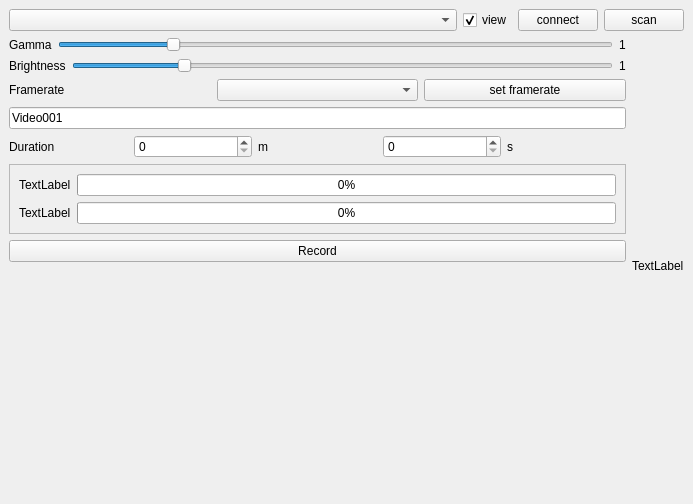
<?xml version="1.0" encoding="UTF-8"?>
<ui version="4.0">
 <class>TileMapWidget</class>
 <widget class="QDockWidget" name="TileMapWidget">
  <property name="geometry">
   <rect>
    <x>0</x>
    <y>0</y>
    <width>693</width>
    <height>504</height>
   </rect>
  </property>
  <widget class="QWidget" name="dockWidgetContents">
   <layout class="QGridLayout" name="gridLayout_2">
    <item row="0" column="0" colspan="2">
     <layout class="QHBoxLayout" name="horizontalLayout_3">
      <item>
       <widget class="QComboBox" name="comboBoxCameras">
        <property name="sizePolicy">
         <sizepolicy hsizetype="Expanding" vsizetype="Fixed">
          <horstretch>2</horstretch>
          <verstretch>0</verstretch>
         </sizepolicy>
        </property>
       </widget>
      </item>
      <item>
       <widget class="QCheckBox" name="checkBoxViewCamera">
        <property name="text">
         <string>view</string>
        </property>
        <property name="checked">
         <bool>true</bool>
        </property>
       </widget>
      </item>
      <item>
       <widget class="QPushButton" name="buttonConnectCamera">
        <property name="text">
         <string>connect</string>
        </property>
       </widget>
      </item>
      <item>
       <widget class="QPushButton" name="buttonScanCameras">
        <property name="text">
         <string>scan</string>
        </property>
       </widget>
      </item>
     </layout>
    </item>
    <item row="1" column="0">
     <layout class="QVBoxLayout" name="verticalLayout">
      <item>
       <layout class="QHBoxLayout" name="horizontalLayout_2">
        <item>
         <widget class="QLabel" name="labelCameraGamma">
          <property name="text">
           <string>Gamma</string>
          </property>
         </widget>
        </item>
        <item>
         <widget class="QSlider" name="sliderCameraGamma">
          <property name="sizePolicy">
           <sizepolicy hsizetype="MinimumExpanding" vsizetype="Fixed">
            <horstretch>0</horstretch>
            <verstretch>0</verstretch>
           </sizepolicy>
          </property>
          <property name="minimum">
           <number>0</number>
          </property>
          <property name="maximum">
           <number>500</number>
          </property>
          <property name="value">
           <number>100</number>
          </property>
          <property name="sliderPosition">
           <number>100</number>
          </property>
          <property name="orientation">
           <enum>Qt::Horizontal</enum>
          </property>
         </widget>
        </item>
        <item>
         <widget class="QLabel" name="labelCameraGammaValue">
          <property name="text">
           <string>1</string>
          </property>
         </widget>
        </item>
       </layout>
      </item>
      <item>
       <layout class="QHBoxLayout" name="horizontalLayout">
        <item>
         <widget class="QLabel" name="labelCameraBrightness">
          <property name="text">
           <string>Brightness</string>
          </property>
         </widget>
        </item>
        <item>
         <widget class="QSlider" name="sliderCameraBrightness">
          <property name="sizePolicy">
           <sizepolicy hsizetype="MinimumExpanding" vsizetype="Fixed">
            <horstretch>0</horstretch>
            <verstretch>0</verstretch>
           </sizepolicy>
          </property>
          <property name="minimum">
           <number>0</number>
          </property>
          <property name="maximum">
           <number>500</number>
          </property>
          <property name="value">
           <number>100</number>
          </property>
          <property name="sliderPosition">
           <number>100</number>
          </property>
          <property name="orientation">
           <enum>Qt::Horizontal</enum>
          </property>
         </widget>
        </item>
        <item>
         <widget class="QLabel" name="labelCameraBrightnessValue">
          <property name="text">
           <string>1</string>
          </property>
         </widget>
        </item>
       </layout>
      </item>
      <item>
       <layout class="QHBoxLayout" name="horizontalLayout_4">
        <item>
         <widget class="QLabel" name="labelFramerate">
          <property name="text">
           <string>Framerate</string>
          </property>
         </widget>
        </item>
        <item>
         <widget class="QComboBox" name="comboBoxFramerate"/>
        </item>
        <item>
         <widget class="QPushButton" name="buttonSetFramerate">
          <property name="text">
           <string>set framerate</string>
          </property>
         </widget>
        </item>
       </layout>
      </item>
      <item>
       <widget class="QLineEdit" name="lineEditSaveName">
        <property name="text">
         <string>Video001</string>
        </property>
       </widget>
      </item>
      <item>
       <layout class="QHBoxLayout" name="horizontalLayout_5">
        <item>
         <widget class="QLabel" name="label">
          <property name="text">
           <string>Duration</string>
          </property>
         </widget>
        </item>
        <item>
         <widget class="QSpinBox" name="spinBoxDurationMin"/>
        </item>
        <item>
         <widget class="QLabel" name="label_2">
          <property name="text">
           <string>m</string>
          </property>
         </widget>
        </item>
        <item>
         <widget class="QSpinBox" name="spinBoxDurationSec"/>
        </item>
        <item>
         <widget class="QLabel" name="label_3">
          <property name="text">
           <string>s</string>
          </property>
         </widget>
        </item>
       </layout>
      </item>
      <item>
       <widget class="QFrame" name="frameProgress">
        <property name="frameShape">
         <enum>QFrame::StyledPanel</enum>
        </property>
        <property name="frameShadow">
         <enum>QFrame::Raised</enum>
        </property>
        <layout class="QGridLayout" name="gridLayout">
         <item row="0" column="0">
          <layout class="QHBoxLayout" name="horizontalLayout_6">
           <item>
            <widget class="QLabel" name="labelProgressCapture">
             <property name="text">
              <string>TextLabel</string>
             </property>
            </widget>
           </item>
           <item>
            <widget class="QProgressBar" name="progressBarCapture">
             <property name="value">
              <number>0</number>
             </property>
            </widget>
           </item>
          </layout>
         </item>
         <item row="1" column="0">
          <layout class="QHBoxLayout" name="horizontalLayout_7">
           <item>
            <widget class="QLabel" name="labelProgressWriting">
             <property name="text">
              <string>TextLabel</string>
             </property>
            </widget>
           </item>
           <item>
            <widget class="QProgressBar" name="progressBarWriting">
             <property name="value">
              <number>0</number>
             </property>
            </widget>
           </item>
          </layout>
         </item>
        </layout>
       </widget>
      </item>
      <item>
       <widget class="QPushButton" name="buttonRecord">
        <property name="text">
         <string>Record</string>
        </property>
        <property name="checkable">
         <bool>true</bool>
        </property>
       </widget>
      </item>
      <item>
       <spacer name="verticalSpacer">
        <property name="orientation">
         <enum>Qt::Vertical</enum>
        </property>
        <property name="sizeHint" stdset="0">
         <size>
          <width>20</width>
          <height>40</height>
         </size>
        </property>
       </spacer>
      </item>
     </layout>
    </item>
    <item row="1" column="1">
     <widget class="QLabel" name="labelVideoDisplay">
      <property name="text">
       <string>TextLabel</string>
      </property>
     </widget>
    </item>
   </layout>
  </widget>
 </widget>
 <resources/>
 <connections/>
</ui>
